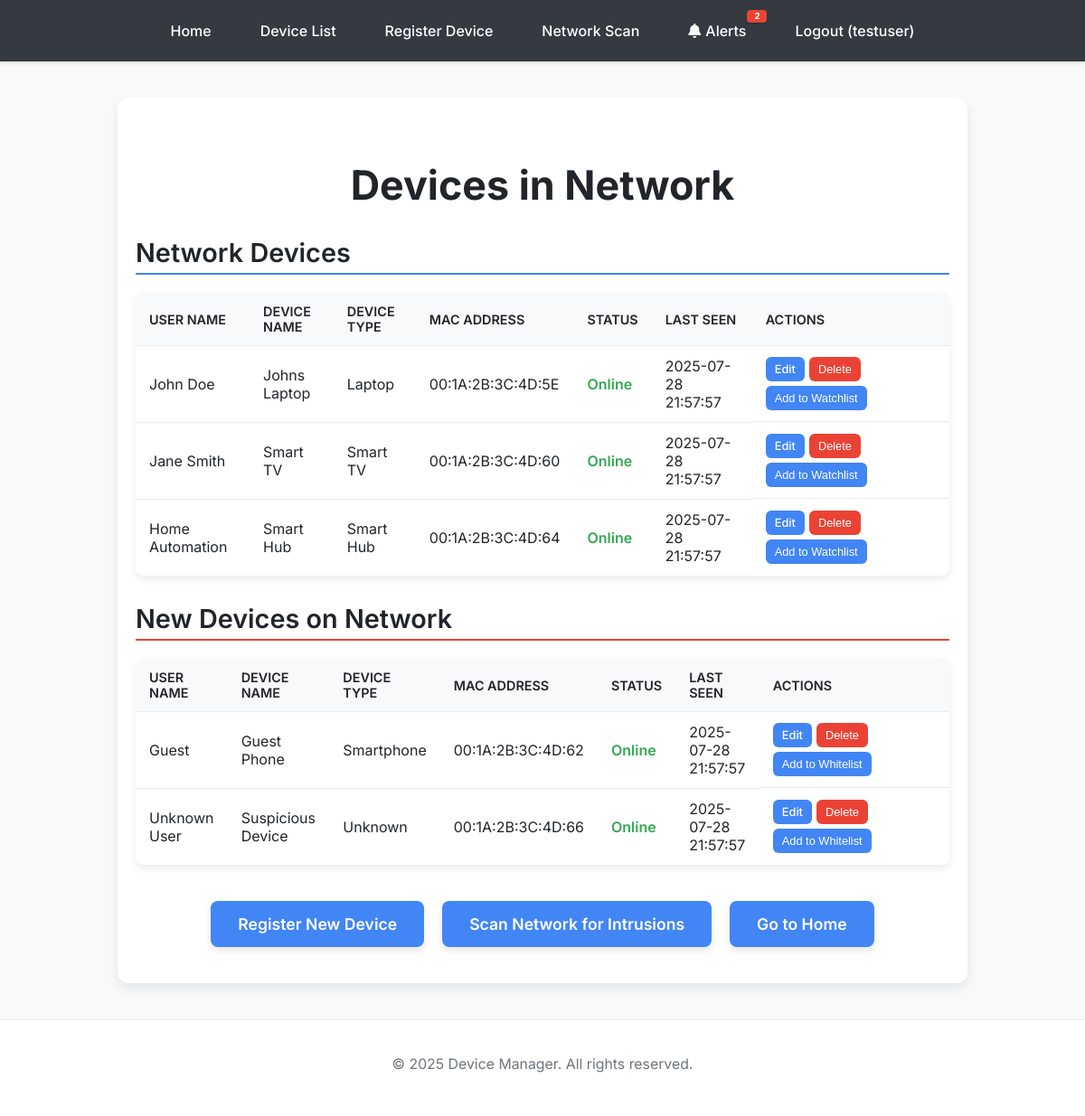
/device_list (signed in), run on an earlier commit of the app's database.
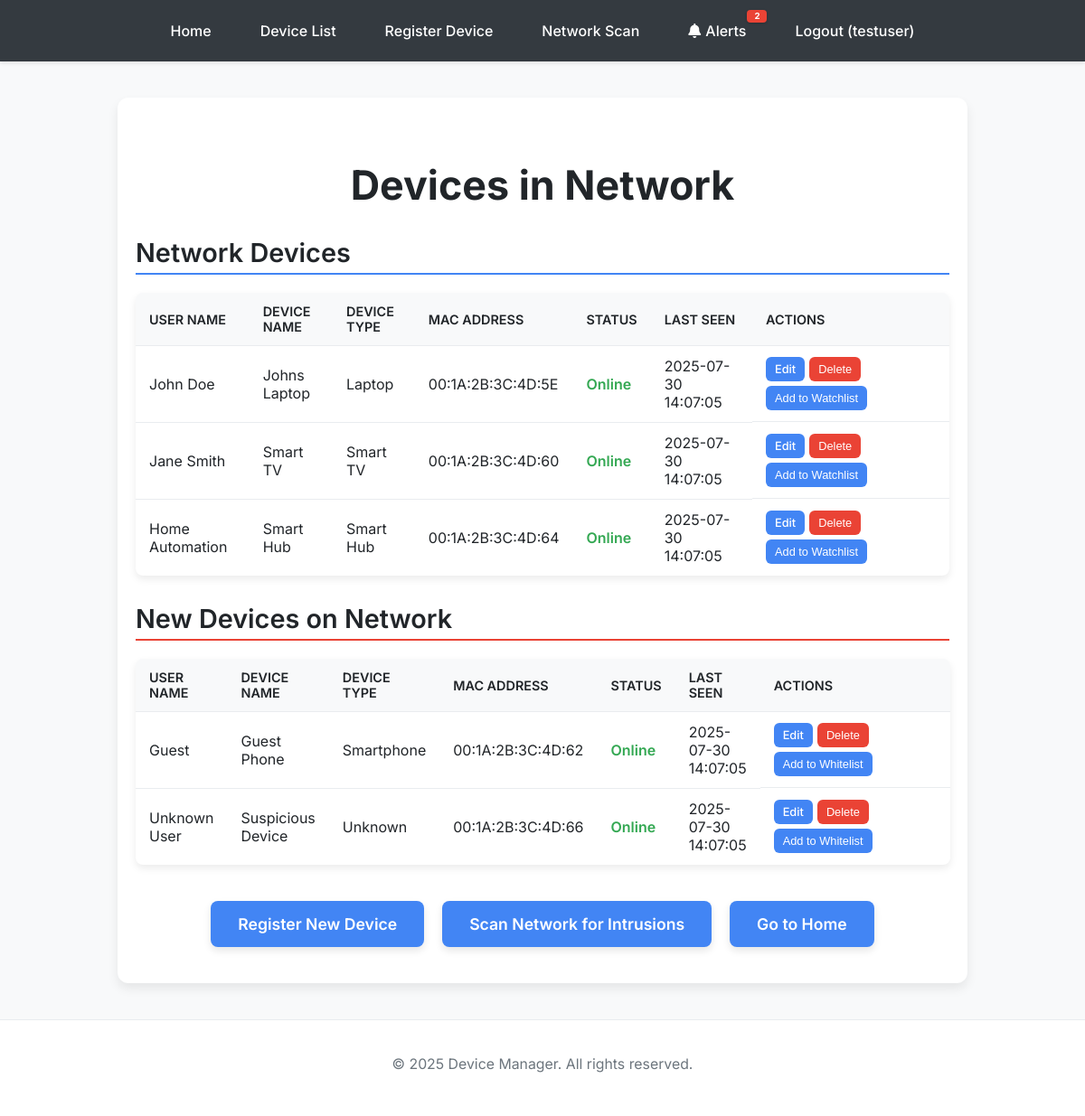
And on a later commit of the database.
### app.py (models this page shows, shortened)
class Device(db.Model):
    id = db.Column(db.Integer, primary_key=True)
    user_id = db.Column(db.Integer, db.ForeignKey('user.id'), nullable=False)
    user_name = db.Column(db.String(100), nullable=False)
    device_name = db.Column(db.String(100), nullable=False)
    mac_address = db.Column(db.String(17), unique=True, nullable=True)
    is_whitelisted = db.Column(db.Boolean, default=False)
    is_watchlist = db.Column(db.Boolean, default=False)
    device_type = db.Column(db.String(50), nullable=True)
    last_seen = db.Column(db.DateTime, nullable=True)
    status = db.Column(db.String(20), default='Offline')

### app.py (the view)
@app.route('/device_list')
@login_required
def device_list_page():
    whitelisted_devices = Device.query.filter_by(user_id=current_user.id, is_whitelisted=True).all()
    watchlist_devices = Device.query.filter_by(user_id=current_user.id, is_watchlist=True).all()
    return render_template('device_list.html',
                           whitelisted_devices=whitelisted_devices,
                           watchlist_devices=watchlist_devices)

### app.py (called while the page is built)
@login_manager.user_loader
def load_user(user_id):
    return User.query.get(int(user_id))

@app.context_processor
def inject_unread_alerts_count():
    if current_user.is_authenticated:
        unread_count = Alert.query.filter_by(user_id=current_user.id, is_read=False).count()
        return dict(unread_alerts_count=unread_count)
    return dict(unread_alerts_count=0)

### templates/device_list.html (shortened to what the changed rows need)
<!DOCTYPE html>
<html>
<head>
</head>
<body>
    {% include 'base_navbar.html' %}
    <div class="container">
        <h1>Devices in Network</h1>
        <div class="device-section">
            <h2>Network Devices</h2>
            {% if whitelisted_devices %}
                <table>
                    <thead>
                        <tr>
                            <th>User Name</th>
                            <th>Device Name</th>
                            <th>Device Type</th>
                            <th>MAC Address</th>
                            <th>Status</th>
                            <th>Last Seen</th>
                            <th>Actions</th>
                        </tr>
                    </thead>
                    <tbody>
                        {% for device in whitelisted_devices %}
                            <tr>
                                <td>{{ device.user_name }}</td>
                                <td>{{ device.device_name }}</td>
                                <td>{{ device.device_type if device.device_type else 'N/A' }}</td>
                                <td>{{ device.mac_address }}</td>
                                <td><span class="status-{{ device.status | lower }}">{{ device.status }}</span></td>
                                <td>{{ device.last_seen.strftime('%Y-%m-%d %H:%M:%S') if device.last_seen else 'Never' }}</td>
                                <td class="action-buttons">
                                    {% if device %}
                                        <a href="{{ url_for('edit_device', device_id=device.id) }}" class="action-button">Edit</a>
                                        <form action="{{ url_for('delete_device', device_id=device.id) }}" method="post" onsubmit="return confirm('Are you sure you want to delete this device?');">
                                            <button type="submit" class="action-button delete">Delete</button>
                                        </form>
                                        <form action="{{ url_for('toggle_watchlist', device_id=device.id) }}" method="post">
                                            <button type="submit" class="toggle-button">Add to Watchlist</button>
                                        </form>
                                    {% else %}
                                        <span>Error: Device data missing.</span>
                                    {% endif %}
                                </td>
                            </tr>
                        {% endfor %}
                    </tbody>
                </table>
            {% else %}
                <p class="no-entries">No devices have been whitelisted yet.</p>
            {% endif %}
        </div>
        <div class="device-section watchlist">
            <h2>New Devices on Network</h2>
            {% if watchlist_devices %}
                <table>
                    <thead>
                        <tr>
                            <th>User Name</th>
                            <th>Device Name</th>
                            <th>Device Type</th>
                            <th>MAC Address</th>
                            <th>Status</th>
                            <th>Last Seen</th>
                            <th>Actions</th>
                        </tr>
                    </thead>
                    <tbody>
                        {% for device in watchlist_devices %}
                            <tr>
                                <td>{{ device.user_name }}</td>
                                <td>{{ device.device_name }}</td>
                                <td>{{ device.device_type if device.device_type else 'N/A' }}</td>
                                <td>{{ device.mac_address }}</td>
                                <td><span class="status-{{ device.status | lower }}">{{ device.status }}</span></td>
                                <td>{{ device.last_seen.strftime('%Y-%m-%d %H:%M:%S') if device.last_seen else 'Never' }}</td>
                                <td class="action-buttons">
                                    {% if device %}
                                        <a href="{{ url_for('edit_device', device_id=device.id) }}" class="action-button">Edit</a>
                                        <form action="{{ url_for('delete_device', device_id=device.id) }}" method="post" onsubmit="return confirm('Are you sure you want to delete this device?');">
                                            <button type="submit" class="action-button delete">Delete</button>
                                        </form>
                                        <form action="{{ url_for('toggle_whitelist', device_id=device.id) }}" method="post">
                                            <button type="submit" class="toggle-button">Add to Whitelist</button>
                                        </form>
                                    {% else %}
                                        <span>Error: Device data missing.</span>
                                    {% endif %}
                                </td>
                            </tr>
                        {% endfor %}
                    </tbody>
                </table>
            {% else %}
                <p class="no-entries">No devices are currently on the watchlist.</p>
            {% endif %}
        </div>
    </div>
</body>
</html>

What changed in the data, as far as the page shows it:
changed Device "John Doe": last_seen "2025-07-28 21:57:57" → "2025-07-30 14:07:05"
changed Device "Jane Smith": last_seen "2025-07-28 21:57:57" → "2025-07-30 14:07:05"
changed Device "Home Automation": last_seen "2025-07-28 21:57:57" → "2025-07-30 14:07:05"
changed Device "Guest": last_seen "2025-07-28 21:57:57" → "2025-07-30 14:07:05"
changed Device "Unknown User": last_seen "2025-07-28 21:57:57" → "2025-07-30 14:07:05"
